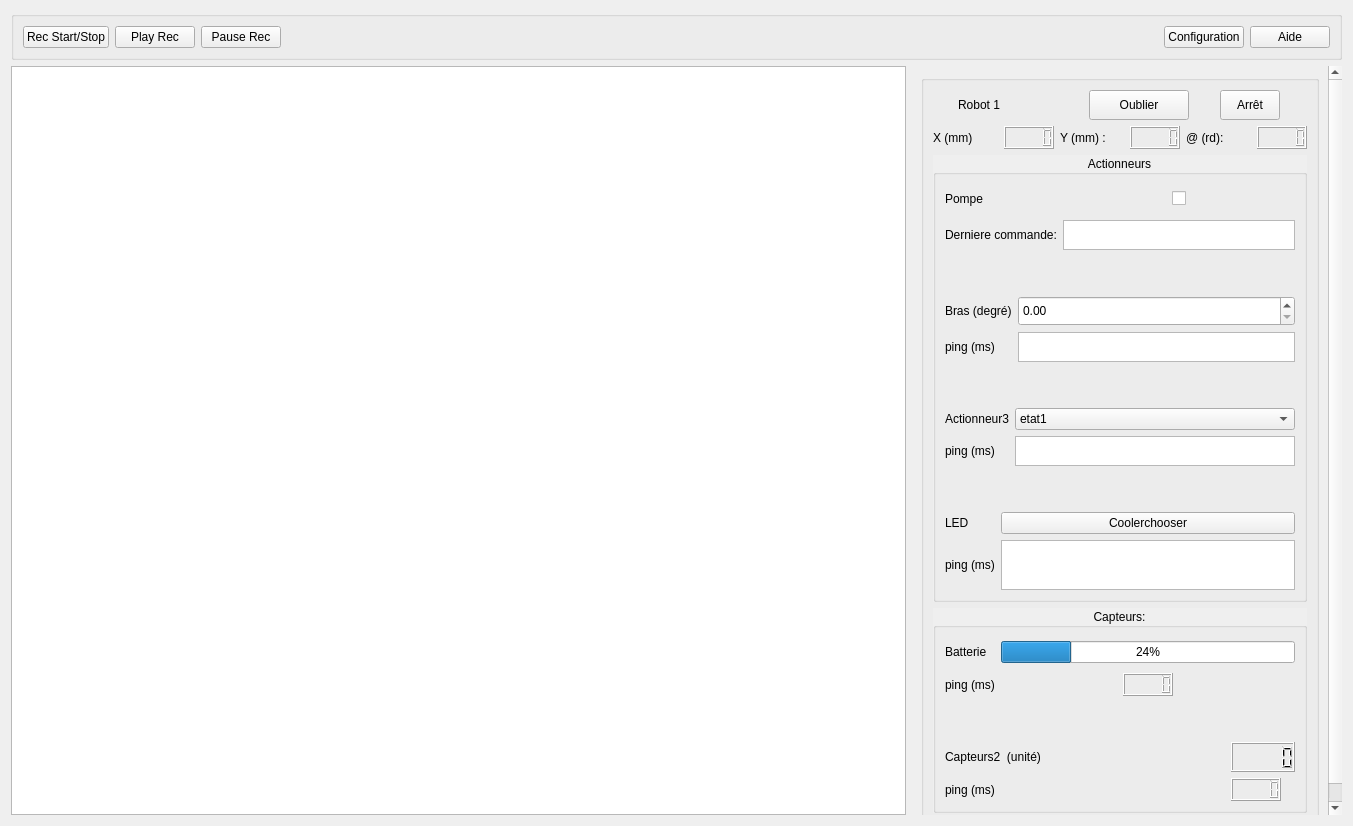
<?xml version="1.0" encoding="UTF-8"?>
<ui version="4.0">
 <class>base_window</class>
 <widget class="QWidget" name="base_window">
  <property name="geometry">
   <rect>
    <x>0</x>
    <y>0</y>
    <width>1353</width>
    <height>826</height>
   </rect>
  </property>
  <property name="windowTitle">
   <string>Form</string>
  </property>
  <layout class="QVBoxLayout" name="verticalLayout">
   <item>
    <widget class="QGroupBox" name="menu_area">
     <property name="title">
      <string/>
     </property>
     <property name="alignment">
      <set>Qt::AlignBottom|Qt::AlignLeading|Qt::AlignLeft</set>
     </property>
     <layout class="QHBoxLayout" name="layout_menu">
      <item>
       <widget class="QPushButton" name="pushButton_2">
        <property name="text">
         <string>Rec Start/Stop</string>
        </property>
       </widget>
      </item>
      <item>
       <widget class="QPushButton" name="pushButton_3">
        <property name="text">
         <string>Play Rec</string>
        </property>
       </widget>
      </item>
      <item>
       <widget class="QPushButton" name="pushButton_4">
        <property name="text">
         <string>Pause Rec</string>
        </property>
       </widget>
      </item>
      <item>
       <spacer name="horizontalSpacer">
        <property name="orientation">
         <enum>Qt::Horizontal</enum>
        </property>
        <property name="sizeHint" stdset="0">
         <size>
          <width>40</width>
          <height>20</height>
         </size>
        </property>
       </spacer>
      </item>
      <item>
       <widget class="QPushButton" name="pushButton">
        <property name="text">
         <string>Configuration</string>
        </property>
       </widget>
      </item>
      <item>
       <widget class="QPushButton" name="button_help">
        <property name="text">
         <string>Aide</string>
        </property>
       </widget>
      </item>
     </layout>
    </widget>
   </item>
   <item>
    <layout class="QHBoxLayout" name="layout_map_inspector">
     <item>
      <widget class="QGraphicsView" name="map_view">
       <property name="minimumSize">
        <size>
         <width>0</width>
         <height>250</height>
        </size>
       </property>
      </widget>
     </item>
     <item>
      <widget class="QScrollArea" name="inspector_scroll_area">
       <property name="enabled">
        <bool>true</bool>
       </property>
       <property name="minimumSize">
        <size>
         <width>350</width>
         <height>0</height>
        </size>
       </property>
       <property name="maximumSize">
        <size>
         <width>430</width>
         <height>16777215</height>
        </size>
       </property>
       <property name="frameShape">
        <enum>QFrame::NoFrame</enum>
       </property>
       <property name="verticalScrollBarPolicy">
        <enum>Qt::ScrollBarAlwaysOn</enum>
       </property>
       <property name="horizontalScrollBarPolicy">
        <enum>Qt::ScrollBarAlwaysOff</enum>
       </property>
       <property name="sizeAdjustPolicy">
        <enum>QAbstractScrollArea::AdjustIgnored</enum>
       </property>
       <property name="widgetResizable">
        <bool>true</bool>
       </property>
       <widget class="QWidget" name="scrollAreaWidgetContents">
        <property name="geometry">
         <rect>
          <x>0</x>
          <y>0</y>
          <width>412</width>
          <height>892</height>
         </rect>
        </property>
        <layout class="QVBoxLayout" name="layout_inspector">
         <item alignment="Qt::AlignTop">
          <widget class="QGroupBox" name="groupBox_robot">
           <property name="maximumSize">
            <size>
             <width>400</width>
             <height>16777215</height>
            </size>
           </property>
           <property name="layoutDirection">
            <enum>Qt::LeftToRight</enum>
           </property>
           <property name="autoFillBackground">
            <bool>true</bool>
           </property>
           <property name="title">
            <string/>
           </property>
           <property name="alignment">
            <set>Qt::AlignLeading|Qt::AlignLeft|Qt::AlignTop</set>
           </property>
           <property name="flat">
            <bool>false</bool>
           </property>
           <property name="checkable">
            <bool>false</bool>
           </property>
           <property name="checked">
            <bool>false</bool>
           </property>
           <layout class="QVBoxLayout" name="layout_box_robot">
            <item>
             <layout class="QHBoxLayout" name="layout_name_delete">
              <property name="sizeConstraint">
               <enum>QLayout::SetMinimumSize</enum>
              </property>
              <item>
               <widget class="QLabel" name="label_name">
                <property name="sizePolicy">
                 <sizepolicy hsizetype="Fixed" vsizetype="Fixed">
                  <horstretch>0</horstretch>
                  <verstretch>0</verstretch>
                 </sizepolicy>
                </property>
                <property name="minimumSize">
                 <size>
                  <width>0</width>
                  <height>30</height>
                 </size>
                </property>
                <property name="maximumSize">
                 <size>
                  <width>100</width>
                  <height>30</height>
                 </size>
                </property>
                <property name="text">
                 <string>Robot 1</string>
                </property>
               </widget>
              </item>
              <item>
               <widget class="QPushButton" name="button_delete">
                <property name="sizePolicy">
                 <sizepolicy hsizetype="Fixed" vsizetype="Fixed">
                  <horstretch>0</horstretch>
                  <verstretch>0</verstretch>
                 </sizepolicy>
                </property>
                <property name="maximumSize">
                 <size>
                  <width>100</width>
                  <height>30</height>
                 </size>
                </property>
                <property name="text">
                 <string>Oublier</string>
                </property>
               </widget>
              </item>
              <item>
               <widget class="QPushButton" name="pushButton_5">
                <property name="maximumSize">
                 <size>
                  <width>60</width>
                  <height>30</height>
                 </size>
                </property>
                <property name="text">
                 <string>Arrêt</string>
                </property>
               </widget>
              </item>
             </layout>
            </item>
            <item>
             <layout class="QHBoxLayout" name="layout_x" stretch="0,0,0,0,0,0">
              <property name="leftMargin">
               <number>0</number>
              </property>
              <property name="topMargin">
               <number>0</number>
              </property>
              <property name="rightMargin">
               <number>0</number>
              </property>
              <property name="bottomMargin">
               <number>0</number>
              </property>
              <item>
               <widget class="QLabel" name="label_x">
                <property name="maximumSize">
                 <size>
                  <width>100</width>
                  <height>30</height>
                 </size>
                </property>
                <property name="text">
                 <string>X (mm)</string>
                </property>
                <property name="alignment">
                 <set>Qt::AlignLeading|Qt::AlignLeft|Qt::AlignVCenter</set>
                </property>
               </widget>
              </item>
              <item>
               <widget class="QLCDNumber" name="lcdNumber_x">
                <property name="maximumSize">
                 <size>
                  <width>50</width>
                  <height>25</height>
                 </size>
                </property>
               </widget>
              </item>
              <item>
               <widget class="QLabel" name="label_y">
                <property name="maximumSize">
                 <size>
                  <width>100</width>
                  <height>30</height>
                 </size>
                </property>
                <property name="text">
                 <string>Y (mm) :</string>
                </property>
               </widget>
              </item>
              <item>
               <widget class="QLCDNumber" name="lcdNumber_y">
                <property name="maximumSize">
                 <size>
                  <width>50</width>
                  <height>25</height>
                 </size>
                </property>
               </widget>
              </item>
              <item>
               <widget class="QLabel" name="label_orientation">
                <property name="maximumSize">
                 <size>
                  <width>100</width>
                  <height>30</height>
                 </size>
                </property>
                <property name="text">
                 <string>@ (rd):</string>
                </property>
               </widget>
              </item>
              <item>
               <widget class="QLCDNumber" name="lcdNumber_orientation">
                <property name="maximumSize">
                 <size>
                  <width>50</width>
                  <height>25</height>
                 </size>
                </property>
               </widget>
              </item>
             </layout>
            </item>
            <item>
             <layout class="QHBoxLayout" name="layout_y">
              <property name="leftMargin">
               <number>0</number>
              </property>
              <property name="topMargin">
               <number>0</number>
              </property>
              <property name="rightMargin">
               <number>0</number>
              </property>
              <property name="bottomMargin">
               <number>0</number>
              </property>
             </layout>
            </item>
            <item>
             <layout class="QHBoxLayout" name="layout_angle">
              <property name="sizeConstraint">
               <enum>QLayout::SetMinimumSize</enum>
              </property>
             </layout>
            </item>
            <item alignment="Qt::AlignTop">
             <widget class="QGroupBox" name="groupBox_actuator">
              <property name="enabled">
               <bool>true</bool>
              </property>
              <property name="autoFillBackground">
               <bool>true</bool>
              </property>
              <property name="title">
               <string>Actionneurs</string>
              </property>
              <property name="alignment">
               <set>Qt::AlignCenter</set>
              </property>
              <property name="flat">
               <bool>true</bool>
              </property>
              <layout class="QVBoxLayout" name="layout_box_actuators">
               <item>
                <layout class="QGridLayout" name="gridLayout_actuator1">
                 <property name="sizeConstraint">
                  <enum>QLayout::SetMaximumSize</enum>
                 </property>
                 <item row="1" column="0">
                  <widget class="QLabel" name="label_command_actuator1">
                   <property name="text">
                    <string>Derniere commande:</string>
                   </property>
                  </widget>
                 </item>
                 <item row="0" column="0">
                  <widget class="QLabel" name="label_name_actuator1">
                   <property name="minimumSize">
                    <size>
                     <width>0</width>
                     <height>30</height>
                    </size>
                   </property>
                   <property name="text">
                    <string>Pompe</string>
                   </property>
                   <property name="scaledContents">
                    <bool>true</bool>
                   </property>
                   <property name="alignment">
                    <set>Qt::AlignLeading|Qt::AlignLeft|Qt::AlignVCenter</set>
                   </property>
                  </widget>
                 </item>
                 <item row="0" column="1" alignment="Qt::AlignHCenter|Qt::AlignVCenter">
                  <widget class="QCheckBox" name="checkBox_actuator1">
                   <property name="text">
                    <string/>
                   </property>
                  </widget>
                 </item>
                 <item row="1" column="1">
                  <widget class="QTextBrowser" name="textBrowser_actuator1">
                   <property name="maximumSize">
                    <size>
                     <width>16777215</width>
                     <height>30</height>
                    </size>
                   </property>
                  </widget>
                 </item>
                </layout>
               </item>
               <item>
                <spacer name="verticalSpacer_actuators_12">
                 <property name="orientation">
                  <enum>Qt::Vertical</enum>
                 </property>
                 <property name="sizeType">
                  <enum>QSizePolicy::Fixed</enum>
                 </property>
                 <property name="sizeHint" stdset="0">
                  <size>
                   <width>20</width>
                   <height>40</height>
                  </size>
                 </property>
                </spacer>
               </item>
               <item>
                <layout class="QGridLayout" name="gridLayout_actuator2">
                 <item row="0" column="0">
                  <widget class="QLabel" name="label_name_actuator2">
                   <property name="minimumSize">
                    <size>
                     <width>0</width>
                     <height>30</height>
                    </size>
                   </property>
                   <property name="text">
                    <string>Bras (degré)</string>
                   </property>
                  </widget>
                 </item>
                 <item row="1" column="0">
                  <widget class="QLabel" name="label_command_actuator2">
                   <property name="text">
                    <string>ping (ms)</string>
                   </property>
                  </widget>
                 </item>
                 <item row="0" column="1">
                  <widget class="QDoubleSpinBox" name="doubleSpinBox_actuator2">
                   <property name="minimumSize">
                    <size>
                     <width>0</width>
                     <height>30</height>
                    </size>
                   </property>
                  </widget>
                 </item>
                 <item row="1" column="1">
                  <widget class="QTextBrowser" name="textBrowser_actuator2">
                   <property name="maximumSize">
                    <size>
                     <width>16777215</width>
                     <height>30</height>
                    </size>
                   </property>
                  </widget>
                 </item>
                </layout>
               </item>
               <item>
                <spacer name="verticalSpacer_actuators_23">
                 <property name="orientation">
                  <enum>Qt::Vertical</enum>
                 </property>
                 <property name="sizeType">
                  <enum>QSizePolicy::Fixed</enum>
                 </property>
                 <property name="sizeHint" stdset="0">
                  <size>
                   <width>20</width>
                   <height>40</height>
                  </size>
                 </property>
                </spacer>
               </item>
               <item>
                <layout class="QGridLayout" name="gridLayout_actuator3">
                 <item row="0" column="0">
                  <widget class="QLabel" name="label_name_actuator3">
                   <property name="text">
                    <string>Actionneur3</string>
                   </property>
                  </widget>
                 </item>
                 <item row="0" column="1">
                  <widget class="QComboBox" name="comboBox_actuator3">
                   <item>
                    <property name="text">
                     <string>etat1</string>
                    </property>
                   </item>
                   <item>
                    <property name="text">
                     <string>etat2</string>
                    </property>
                   </item>
                   <item>
                    <property name="text">
                     <string>etat3</string>
                    </property>
                   </item>
                   <item>
                    <property name="text">
                     <string>etat4</string>
                    </property>
                   </item>
                  </widget>
                 </item>
                 <item row="1" column="0">
                  <widget class="QLabel" name="label_command_actuator3">
                   <property name="text">
                    <string>ping (ms)</string>
                   </property>
                  </widget>
                 </item>
                 <item row="1" column="1">
                  <widget class="QTextBrowser" name="textBrowser_actuator3">
                   <property name="maximumSize">
                    <size>
                     <width>16777215</width>
                     <height>30</height>
                    </size>
                   </property>
                  </widget>
                 </item>
                </layout>
               </item>
               <item>
                <spacer name="verticalSpacer_actuators_34">
                 <property name="orientation">
                  <enum>Qt::Vertical</enum>
                 </property>
                 <property name="sizeType">
                  <enum>QSizePolicy::Fixed</enum>
                 </property>
                 <property name="sizeHint" stdset="0">
                  <size>
                   <width>20</width>
                   <height>40</height>
                  </size>
                 </property>
                </spacer>
               </item>
               <item>
                <layout class="QGridLayout" name="gridLayout_actuator4">
                 <item row="0" column="0">
                  <widget class="QLabel" name="label_name_actuator4">
                   <property name="text">
                    <string>LED</string>
                   </property>
                  </widget>
                 </item>
                 <item row="0" column="1">
                  <widget class="QPushButton" name="pushButton_actuator4">
                   <property name="text">
                    <string>Coolerchooser</string>
                   </property>
                  </widget>
                 </item>
                 <item row="1" column="0">
                  <widget class="QLabel" name="label_command_actuator4">
                   <property name="text">
                    <string>ping (ms)</string>
                   </property>
                  </widget>
                 </item>
                 <item row="1" column="1">
                  <widget class="QTextBrowser" name="textBrowser_actuator4">
                   <property name="maximumSize">
                    <size>
                     <width>16777215</width>
                     <height>50</height>
                    </size>
                   </property>
                  </widget>
                 </item>
                </layout>
               </item>
              </layout>
             </widget>
            </item>
            <item alignment="Qt::AlignTop">
             <widget class="QGroupBox" name="groupBox_sensors">
              <property name="autoFillBackground">
               <bool>true</bool>
              </property>
              <property name="title">
               <string>Capteurs:</string>
              </property>
              <property name="alignment">
               <set>Qt::AlignCenter</set>
              </property>
              <property name="flat">
               <bool>true</bool>
              </property>
              <property name="checkable">
               <bool>false</bool>
              </property>
              <property name="checked">
               <bool>false</bool>
              </property>
              <layout class="QVBoxLayout" name="layout_box_sensors">
               <item>
                <layout class="QGridLayout" name="gridLayout_battery">
                 <item row="0" column="0">
                  <widget class="QLabel" name="label_name_battery">
                   <property name="minimumSize">
                    <size>
                     <width>0</width>
                     <height>30</height>
                    </size>
                   </property>
                   <property name="maximumSize">
                    <size>
                     <width>100</width>
                     <height>30</height>
                    </size>
                   </property>
                   <property name="text">
                    <string>Batterie</string>
                   </property>
                  </widget>
                 </item>
                 <item row="1" column="0">
                  <widget class="QLabel" name="label_message_battery">
                   <property name="text">
                    <string>ping (ms)</string>
                   </property>
                  </widget>
                 </item>
                 <item row="1" column="1" alignment="Qt::AlignHCenter|Qt::AlignVCenter">
                  <widget class="QLCDNumber" name="lcdNumber_message_battery">
                   <property name="maximumSize">
                    <size>
                     <width>50</width>
                     <height>25</height>
                    </size>
                   </property>
                  </widget>
                 </item>
                 <item row="0" column="1">
                  <widget class="QProgressBar" name="progressBar_battery">
                   <property name="value">
                    <number>24</number>
                   </property>
                  </widget>
                 </item>
                </layout>
               </item>
               <item>
                <spacer name="verticalSpacer_2">
                 <property name="orientation">
                  <enum>Qt::Vertical</enum>
                 </property>
                 <property name="sizeType">
                  <enum>QSizePolicy::Fixed</enum>
                 </property>
                 <property name="sizeHint" stdset="0">
                  <size>
                   <width>20</width>
                   <height>40</height>
                  </size>
                 </property>
                </spacer>
               </item>
               <item>
                <layout class="QGridLayout" name="gridLayout_sensor2">
                 <item row="1" column="1">
                  <widget class="QLCDNumber" name="lcdNumber_message_sensor2">
                   <property name="maximumSize">
                    <size>
                     <width>50</width>
                     <height>25</height>
                    </size>
                   </property>
                  </widget>
                 </item>
                 <item row="1" column="0">
                  <widget class="QLabel" name="label_message_sensor2">
                   <property name="text">
                    <string>ping (ms)</string>
                   </property>
                  </widget>
                 </item>
                 <item row="0" column="0">
                  <widget class="QLabel" name="label_name_sensor2">
                   <property name="text">
                    <string>Capteurs2  (unité)</string>
                   </property>
                  </widget>
                 </item>
                 <item row="0" column="1">
                  <widget class="QLCDNumber" name="lcdNumber_sensor2">
                   <property name="minimumSize">
                    <size>
                     <width>0</width>
                     <height>30</height>
                    </size>
                   </property>
                  </widget>
                 </item>
                </layout>
               </item>
              </layout>
             </widget>
            </item>
           </layout>
          </widget>
         </item>
        </layout>
       </widget>
      </widget>
     </item>
    </layout>
   </item>
  </layout>
 </widget>
 <resources/>
 <connections/>
</ui>
